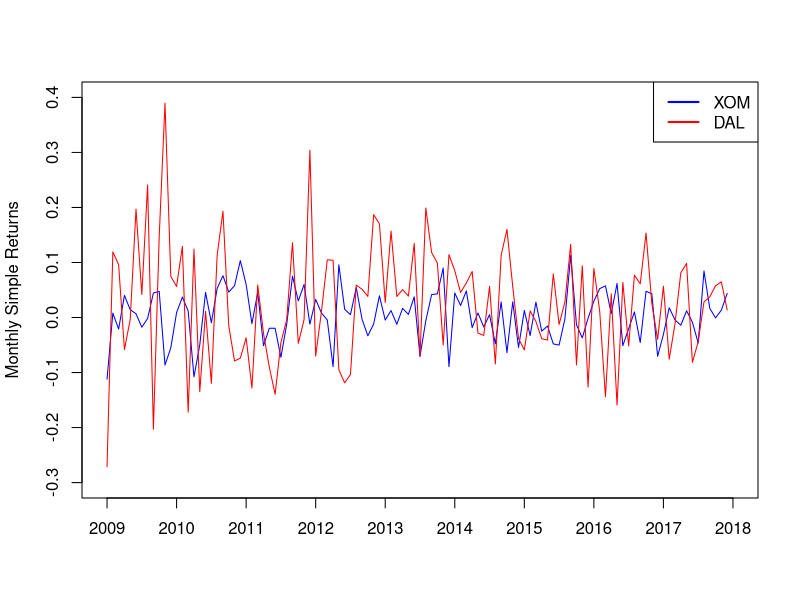
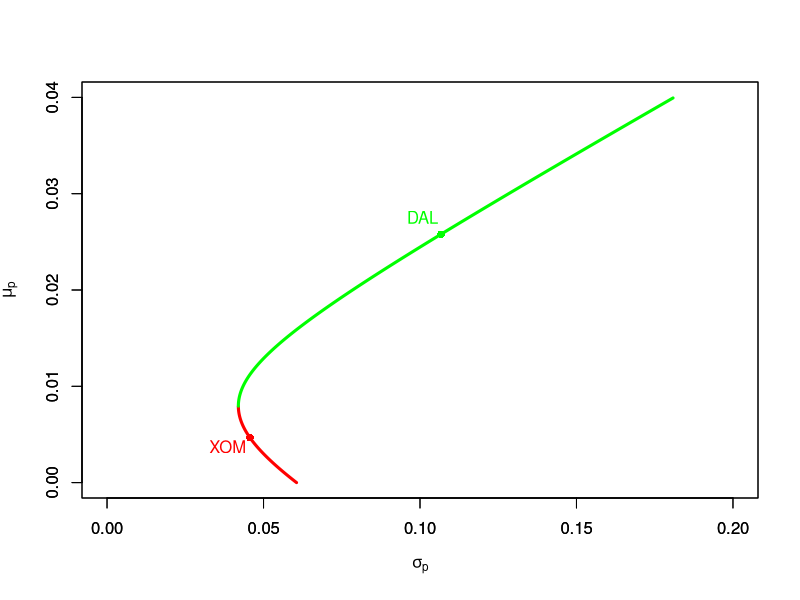
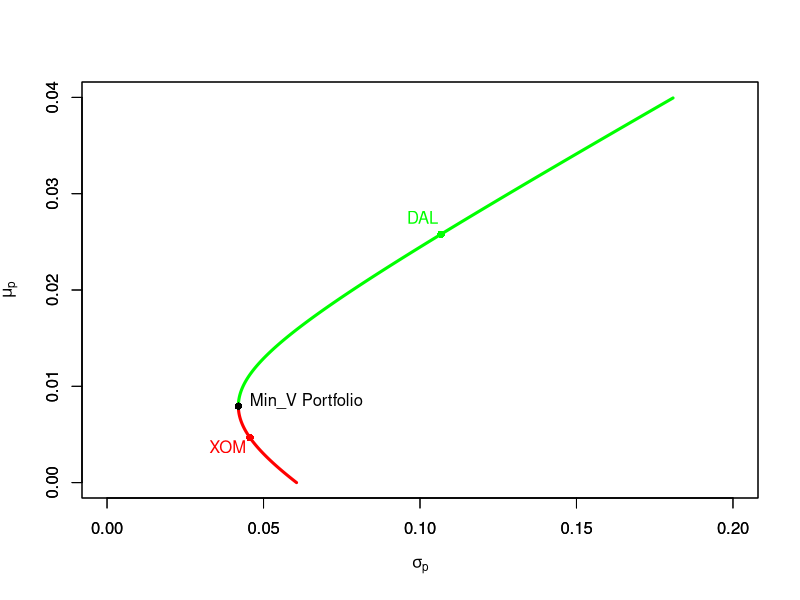
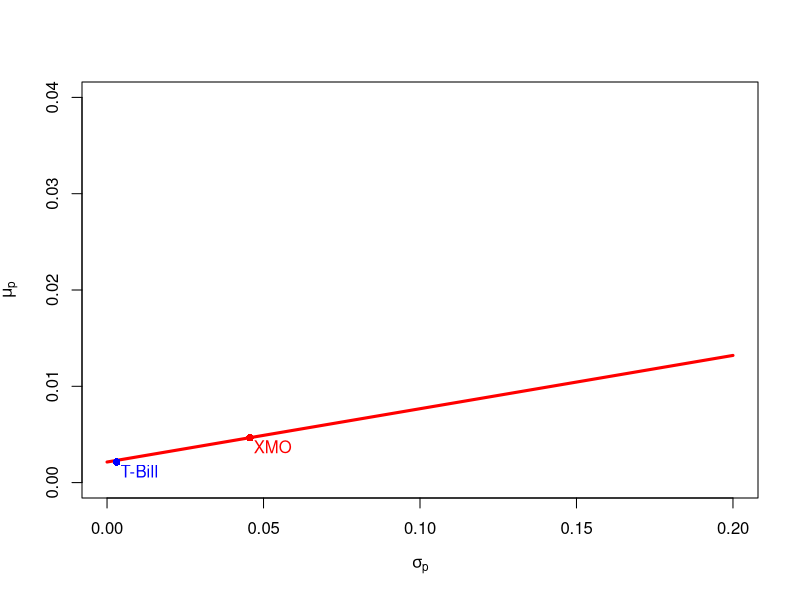
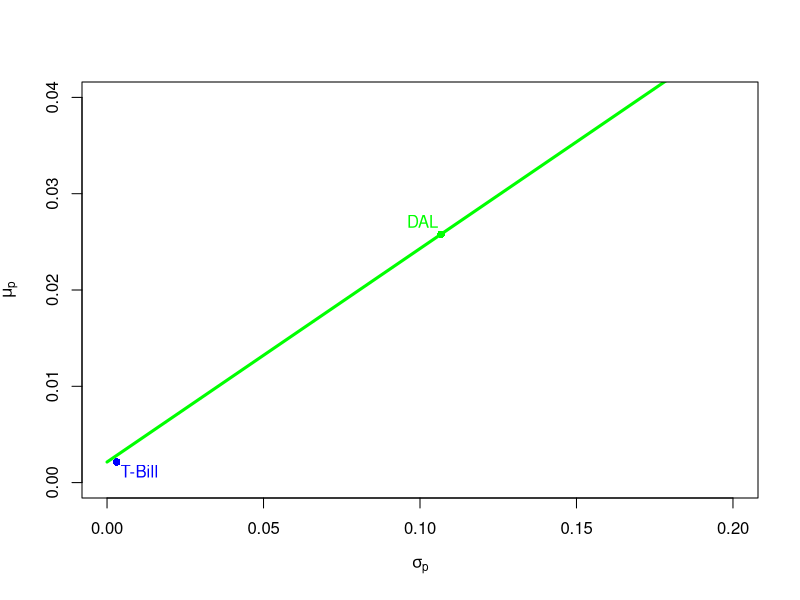
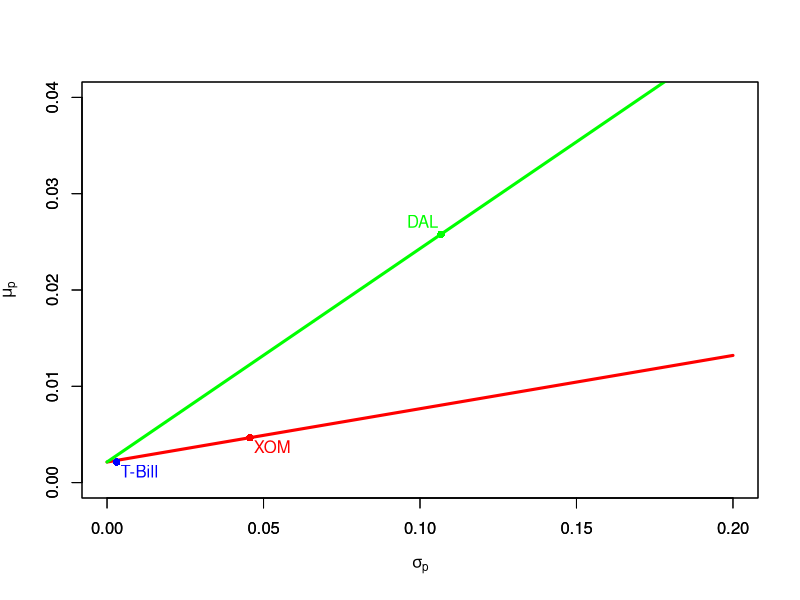
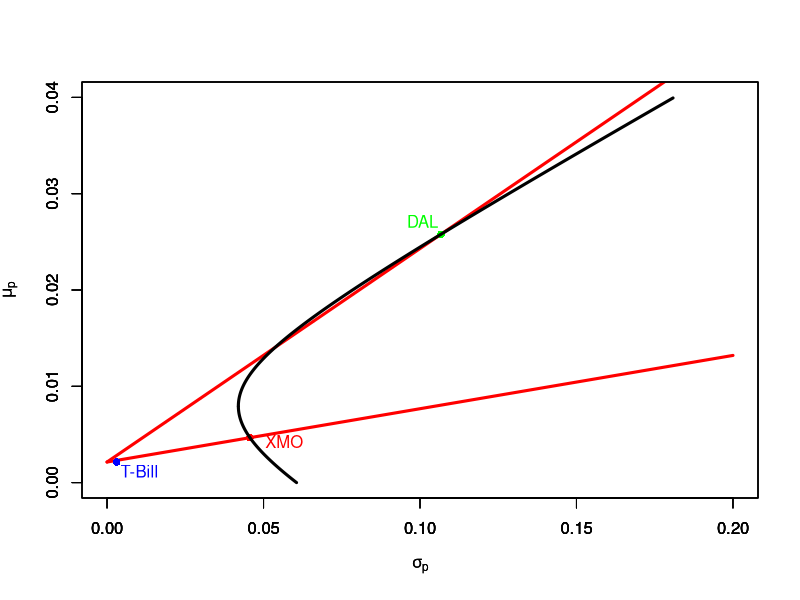
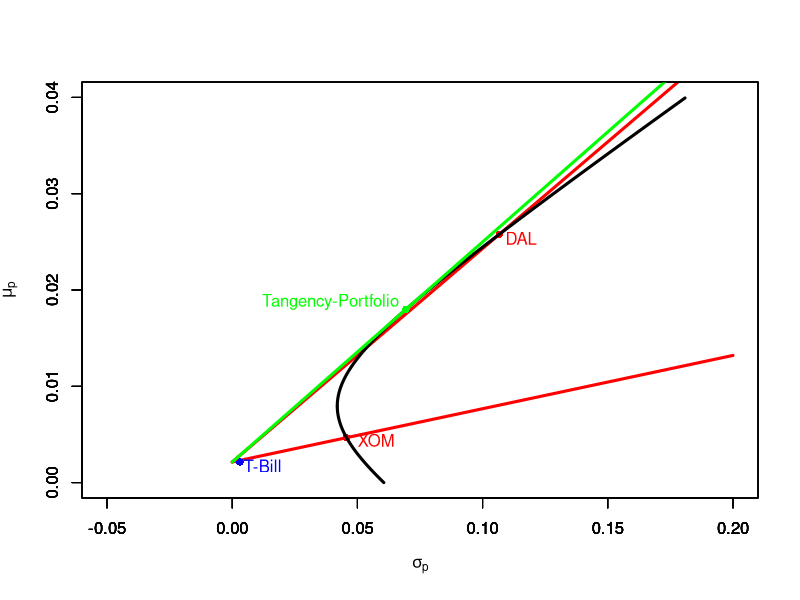

Write the R code that produced these figures, in order. (Note: this script raises an error after producing the figures.)
dat1 = read.csv("XOM.csv", header=TRUE)
names(dat1)
attach(dat1)
n           = dim(dat1)[1]
n0          = n-1
date        = 1:n0
date_i      = seq(from = 1, to = n0+1, by = 12)
lab_x       = seq(from = 2009, to = 2018, by = 1)
A_Return    = Adj.Close[2:n]/Adj.Close[1:(n-1)] - 1

dat2 = read.csv("DAL.csv", header=TRUE)
names(dat2)
attach(dat2)
n=dim(dat2)[1]
B_Return = Adj.Close[2:n]/Adj.Close[1:(n-1)] - 1

dat3 = read.csv("TB3MS.csv", header=TRUE)
names(dat3)
attach(dat3)
T_Return = TB3MS/100

plot(date,A_Return, ylim=range(c(-0.3,0.4)), type='l', col='blue',xaxt = 'n',xlab= "",ylab='Monthly Simple Returns',xlim=c(1,n))
par(new = TRUE) 
axis(1, at=date_i, labels=lab_x)
par(new = TRUE) 
plot(date,B_Return, ylim=range(c(-0.3,0.4)), axes = FALSE, xlab = "", ylab = "", type='l', col='red',xlim=c(1,n))
legend(x="topright", legend=c("XOM","DAL"), col=c("blue","red"), lwd=2)


mu_A     = mean(A_Return)

sigma_A  = var(A_Return)

SD_A     = var(A_Return)^.5

mu_B     = mean(B_Return)

sigma_B  = var(B_Return)

SD_B     = var(B_Return)^.5

sigma_AB = cov(A_Return, B_Return)

Cor_AB   = cov(A_Return, B_Return)/(var(A_Return)*var(B_Return))^.5

mu_T     = mean(T_Return) 

sigma_T  = var(T_Return)

SD_T     = var(T_Return)^.5

Cor_TB   = cov(T_Return, B_Return)/(var(T_Return)*var(B_Return))^.5

# Portfolio Frontier of Two Risky Assets

Port_Fron = function(mu_p, mu_A, mu_B, sigma_A, sigma_B, sigma_AB)
{

P_F = ((mu_p - mu_B)/(mu_A - mu_B))^2*sigma_A + ((mu_p - mu_A)/(mu_A - mu_B))^2*sigma_B - 2*(mu_p - mu_A)*(mu_p - mu_B)/((mu_A - mu_B))^2*sigma_AB


P_F^.5

}


x_minA    = (sigma_B-sigma_AB)/(sigma_A+sigma_B-2*sigma_AB)
mu_min    = x_minA*mu_A + (1-x_minA)*mu_B
sd_min    = Port_Fron(mu_min, mu_A, mu_B, sigma_A, sigma_B, sigma_AB)

mu_p1     = seq(from = 0, to = mu_min, by =0.0001)

sd_p1     = Port_Fron(mu_p1, mu_A, mu_B, sigma_A, sigma_B, sigma_AB)

mu_p2     = seq(from = mu_min, to = 0.04, by =0.0001)

sd_p2     = Port_Fron(mu_p2, mu_A, mu_B, sigma_A, sigma_B, sigma_AB)

#SD_A      = Port_Fron(mu_A, mu_A, mu_B, sigma_A, sigma_B, sigma_AB)

#SD_B      = Port_Fron(mu_B, mu_A, mu_B, sigma_A, sigma_B, sigma_AB)

# Plot the portfolio frontier

plot(sd_p1, mu_p1, type = "l", lwd = 3, col = "red", xlab = expression(sigma[p]),ylab = expression(mu[p]), xlim=range(c(0,0.2)), ylim=range(c(0,0.04)))
par(new=TRUE)
plot(sd_p2, mu_p2, type = "l", lwd = 3, col = "green", xlab = "", ylab = "", xlim=range(c(0,0.2)), ylim=range(c(0,0.04)))
par(new = TRUE)
p <- c(SD_A, mu_A)
points(t(p), pch=16, col = "red")
text(t(p), "XOM", lwd = 3, col = "red", adj = c(1.1,1.2))
par(new = TRUE)
p <- c(SD_B,mu_B)
points(t(p), pch=16, lwd = 3, col = "green")
text(t(p), "DAL", col = "green", adj = c(1.1,-0.8))

# Plot the portfolio frontier with the minimum variance portfolio

plot(sd_p1, mu_p1, type = "l", lwd = 3, col = "red", xlab = expression(sigma[p]),ylab = expression(mu[p]), xlim=range(c(0,0.2)), ylim=range(c(0,0.04)))
par(new=TRUE)
plot(sd_p2, mu_p2, type = "l", lwd = 3, col = "green", xlab = "", ylab = "", xlim=range(c(0,0.2)), ylim=range(c(0,0.04)))
par(new = TRUE)
p <- c(SD_A, mu_A)
points(t(p), pch=16, col = "red")
text(t(p), "XOM", lwd = 3, col = "red", adj = c(1.1,1.2))
par(new = TRUE)
p <- c(SD_B,mu_B)
points(t(p), pch=16, lwd = 3, col = "green")
text(t(p), "DAL", col = "green", adj = c(1.1,-0.8))
par(new = TRUE)
p <- c(sd_min,mu_min)
points(t(p), pch=16, lwd = 3, col = "black")
text(t(p), "Min_V Portfolio", col = "black", adj = c(-0.1,0.0))


# Portfolio Frontier of Risky and Riskless Assets

sig_x    = seq(from = 0, to = 0.20, by = 0.001)

line_A   = mu_T + ((mu_A - mu_T)/sigma_A^.5)*sig_x

line_B   = mu_T + ((mu_B - mu_T)/sigma_B^.5)*sig_x

plot(sig_x,line_A, ylim=range(c(0,0.04)),lwd = 3, xlab = expression(sigma[p]), ylab = expression(mu[p]), type='l', col='red')
par(new = TRUE)
p <- c(SD_T, mu_T)
points(t(p), pch=16, lwd = 3,col = "blue")
text(t(p), "T-Bill", col = "blue", adj = c(-0.1,1.2))
par(new = TRUE)
p <- c(SD_A, mu_A)
points(t(p), pch=16, lwd = 3, col = "red")
text(t(p), "XMO", col = "red", adj = c(-0.1,1.2))

 
plot(sig_x,line_B, ylim=range(c(0,0.04)), lwd = 3, xlab = expression(sigma[p]), ylab = expression(mu[p]), type='l',  col='green')
par(new = TRUE)
p <- c(SD_B, mu_B)
points(t(p), pch=16, lwd = 3,col = "green")
text(t(p), "DAL", col = "green", adj = c(1.1,-0.5))
par(new = TRUE)
p <- c(SD_T, mu_T)
points(t(p), pch=16, lwd = 3,col = "blue")
text(t(p), "T-Bill", col = "blue", adj = c(-0.1,1.2))


plot(sig_x,line_A, ylim=range(c(0,0.04)), lwd = 3,xlab = expression(sigma[p]), ylab = expression(mu[p]), type='l', col='red')
par(new = TRUE)
p <- c(SD_T, mu_T)
points(t(p), pch=16, lwd = 3,col = "blue")
text(t(p), "T-Bill", col = "blue", adj = c(-0.1,1.2))
par(new = TRUE)
p <- c(SD_A, mu_A)
points(t(p), pch=16, lwd = 3,col = "red")
text(t(p), "XOM", col = "red", adj = c(-0.1,1.2))
par(new = TRUE)
plot(sig_x,line_B, lwd = 3,ylim=range(c(0,0.04)), xlab = "", ylab = "", type='l', col='green')
par(new = TRUE)
p <- c(SD_B, mu_B)
points(t(p), pch=16, lwd = 3,col = "green")
text(t(p), "DAL", col = "green", adj = c(1.1,-0.5))


# Portfolio Frontier of Two Risky Assets and One Riskless Assets

plot(sig_x,line_A, xlim=range(c(0,0.2)), lwd = 3, ylim=range(c(0,0.04)),xlab = expression(sigma[p]), ylab = expression(mu[p]), type='l', col='red')
par(new = TRUE)
p <- c(SD_T, mu_T)
points(t(p), pch=16, lwd = 3, col = "blue")
text(t(p), "T-Bill", col = "blue", adj = c(-0.1,1.2))
par(new = TRUE)
p <- c(SD_A, mu_A)
points(t(p), pch=16, lwd = 3, col = "red")
text(t(p), "XMO", col = "red", adj = c(-0.4,0.8))
par(new = TRUE)
plot(sig_x, line_B, lwd = 3, xlim=range(c(0,0.2)), ylim=range(c(0,0.04)), xlab = "", ylab = "", type='l', col='red')
par(new = TRUE)
p <- c(SD_B, mu_B)
points(t(p), pch=16, lwd = 3, col = "green")
text(t(p), "DAL", col = "green", adj = c(1.1,-0.5))
par(new = TRUE)
plot(sd_p1, mu_p1, type = "l", lwd = 3, col = "black", xlab = expression(sigma[p]),ylab = expression(mu[p]), xlim=range(c(0,0.2)), ylim=range(c(0,0.04)))
par(new=TRUE)
plot(sd_p2, mu_p2, type = "l", lwd = 3, col = "black", xlab = "", ylab = "", xlim=range(c(0,0.2)), ylim=range(c(0,0.04)))
 

 
A1     = (mu_A - mu_T)*sigma_B
A2     = (mu_B - mu_T)*sigma_AB
A3     = (mu_B - mu_T)*sigma_A
A4     = (mu_A - mu_T + mu_B - mu_T)*sigma_AB

xtan_A = ( A1 - A2 )/( A1 + A3 - A4 )
mu_tan = xtan_A*mu_A + (1-xtan_A)*mu_B
SD_tan = Port_Fron(mu_tan, mu_A, mu_B, sigma_A, sigma_B, sigma_AB)
sigma_tan = SD_tan^2
line_T = mu_T + ((mu_tan - mu_T)/SD_tan)*sig_x


plot(sig_x,line_A, lwd = 3, xlim=range(c(-0.05,0.2)), ylim=range(c(0,0.04)), xlab = "", ylab = "", type='l', col='red')
par(new = TRUE)
p <- c(SD_T, mu_T)
points(t(p), pch=16, lwd = 3, col = "blue")
text(t(p), "T-Bill", col = "blue", adj = c(-0.1,0.8))
par(new = TRUE)
p <- c(SD_A, mu_A)
points(t(p), pch=16, lwd = 3, col = "red")
text(t(p), "XOM", col = "red", adj = c(-0.3,0.7))
par(new = TRUE)
plot(sig_x, line_B, lwd = 3, xlim=range(c(-0.05,0.2)), ylim=range(c(0,0.04)), xlab = "", ylab = "", type='l', col='red')
par(new = TRUE)
p <- c(SD_B, mu_B)
points(t(p), pch=16, lwd = 3, col = "red")
text(t(p), "DAL", col = "red", adj = c(-0.2,0.8))
par(new = TRUE)
plot(sd_p1, mu_p1, lwd = 3, type = "l", col = "black", xlab = expression(sigma[p]),ylab = expression(mu[p]), xlim=range(c(-0.05,0.2)), ylim=range(c(0,0.04)))
par(new=TRUE)
plot(sd_p2, mu_p2, lwd = 3, type = "l", col = "black", xlab = "", ylab = "", xlim=range(c(-0.05,0.2)), ylim=range(c(0,0.04)))
par(new = TRUE)
plot(sig_x,line_T, lwd = 3, xlim=range(c(-0.05,0.2)), ylim=range(c(0,0.04)), xlab = "", ylab = "", type='l', col='green')
par(new = TRUE)
p <- c(SD_tan, mu_tan)
points(t(p), pch=16, lwd = 3, col = "green")
text(t(p), "Tangency-Portfolio", col = "green", adj = c(1.05,-0.2))


plot(sd_p1, mu_p1, lwd = 3, type = "l", col = "black", xlab = expression(sigma[p]),ylab = expression(mu[p]), xlim=range(c(-0.05,0.2)), ylim=range(c(0,0.04)))
par(new=TRUE)
plot(sd_p2, mu_p2, lwd = 3, type = "l", col = "black", xlab = "", ylab = "", xlim=range(c(-0.05,0.2)), ylim=range(c(0,0.04)))
par(new = TRUE)
p <- c(SD_T, mu_T)
points(t(p), pch=16, lwd = 3, col = "blue")
text(t(p), "T-Bill", col = "blue", adj = c(-0.1,0.8))
par(new = TRUE)
p <- c(SD_A, mu_A)
points(t(p), pch=16, lwd = 3, col = "red")
text(t(p), "CVX", col = "red", adj = c(-0.3,0.7))
par(new = TRUE)
p <- c(SD_B, mu_B)
points(t(p), pch=16, lwd = 3, col = "red")
text(t(p), "UAL", col = "red", adj = c(-0.2,0.8))
par(new = TRUE)
plot(sig_x,line_T, lwd = 3, xlim=range(c(-0.05,0.2)), ylim=range(c(0,0.04)), xlab = "", ylab = "", type='l', col='green')
par(new = TRUE)
p <- c(SD_tan, mu_tan)
points(t(p), pch=16, lwd = 3, col = "green")
text(t(p), "Tangency-Portfolio", col = "green", adj = c(1.05,-0.2))

# Problem 1

x_tan = (sigma_A/sigma_tan)^.5

# Problem 2

x_tan = ( mu_A - mu_T )/( mu_tan - mu_T )

# Out of Sample

dat1 = read.csv("XOM.csv", header=TRUE)
names(dat1)
attach(dat1)
n          = dim(dat1)[1] 
A_Return   = Adj.Close[2:n]/Adj.Close[1:(n-1)] - 1

dat2 = read.csv("DAL.csv", header=TRUE)
names(dat2)
attach(dat2)
n=dim(dat2)[1]
B_Return = Adj.Close[2:n]/Adj.Close[1:(n-1)] - 1

dat3 = read.csv("TB3MS.csv", header=TRUE)
names(dat3)
attach(dat3)
T_Return = TB3MS/100

W0       = 10000
n        = dim(dat)[1]
r1       = A_Return
r2       = B_Return
r3       = T_Return
S        = n-1
T        = 59
N_Exp    = S - T
L1       = rep(0,N_Exp)
L2       = rep(0,N_Exp)
L_T      = rep(0,N_Exp)
L_A      = rep(0,N_Exp)

for (s in 1:N_Exp)
{

s1     = s+T-1

Dat    = A_Return[s:s1]

mu_A   = mean(Dat)

V_A    = (mean(Dat^2) - (mean(Dat))^2)*T/(T-1)

SD_A   = V_A^.5

Dat    = B_Return[s:s1]

mu_B   = mean(Dat)

V_B    = (mean(Dat^2) - (mean(Dat))^2)*T/(T-1)

SD_B   = V_B^.5

V_AB   = cov(A_Return[s:s1], B_Return[s:s1])

Dat    = T_Return[s:s1]

mu_T   = mean(Dat)

V_T    = (mean(Dat^2) - (mean(Dat))^2)*T/(T-1)

SD_T   = V_T^.5

A1     = (mu_A - mu_T)*V_B
A2     = (mu_B - mu_T)*V_AB
A3     = (mu_B - mu_T)*V_A
A4     = (mu_A - mu_T + mu_B - mu_T)*V_AB
xtan_A = ( A1 - A2 )/( A1 + A3 - A4 )
mu_tan = xtan_A*mu_A  + (1 - xtan_A)*mu_B
V_tan  = xtan_A^2*V_A + (1 - xtan_A)^2*V_B + 2*xtan_A*(1 - xtan_A)*V_AB
SD_tan = V_tan^.5


L_T[s] = W0*(xtan_A*A_Return[s+T]+ (1-xtan_A)*B_Return[s+T])

x_tan1 = SD_A/SD_tan
x_T1   = 1 - x_tan1
x_A1   = x_tan1*xtan_A
x_B1   = x_tan1*(1-xtan_A)
L1[s]  = W0*(x_T1*T_Return[s+T] + x_A1*A_Return[s+T]+ x_B1*B_Return[s+T])

x_tan2 = (mu_A - mu_T)/(mu_tan - mu_T)
x_T2   = 1 - x_tan2
x_A2   = x_tan2*xtan_A
x_B2   = x_tan2*(1-xtan_A)
L2[s]  = W0*(x_T2*T_Return[s+T] + x_A2*A_Return[s+T]+ x_B2*B_Return[s+T])

L_A[s] = W0*A_Return[s+T]

}


date      = 1:N_Exp
date_i    = seq(from = 1, to = 60, by = 12)
lab_x     = seq(from = 2014, to = 2018, by = 1)
 


# Plot the Profits of the Portfolios

plot(date, L1, type ="l", col = "blue", xaxt = 'n', ylab="", xlim=range(c(1,N_Exp)),ylim=range(c(-1500,2000)))
axis(1, at=date_i, labels=lab_x)
par(new=TRUE)
plot(date, L_A, type ="l", col = "red", xaxt = 'n', ylab="", xlim=range(c(1,N_Exp)),ylim=range(c(-1500,2000)))
legend(x="topright", legend=c("L1 (SD=382.73)", "LA (SD=420.46)"), lty=1, lwd=2, col=c("blue", "red"))
abline(h=mean(L1), col = "blue")
abline(h=mean(L_A),col = "red")
var(L1)^.5
var(L_A)^.5

plot(date, L2, type ="l", col = "green", xaxt = 'n', ylab="", xlim=range(c(1,N_Exp)),ylim=range(c(-1500,2000)))
axis(1, at=date_i, labels=lab_x)
par(new=TRUE)
plot(date, L_A, type ="l", col = "red", xaxt = 'n', ylab="", xlim=range(c(1,N_Exp)),ylim=range(c(-1500,2000)))
legend(x="topright", legend=c("L2 (SD=138.60)", "LA (SD=420.46)"), lty=1, lwd=2, col=c("green", "red"))
abline(h=mean(L2), col = "green")
abline(h=mean(L_A),col = "red")
var(L2)^.5
var(L_A)^.5

 
 




